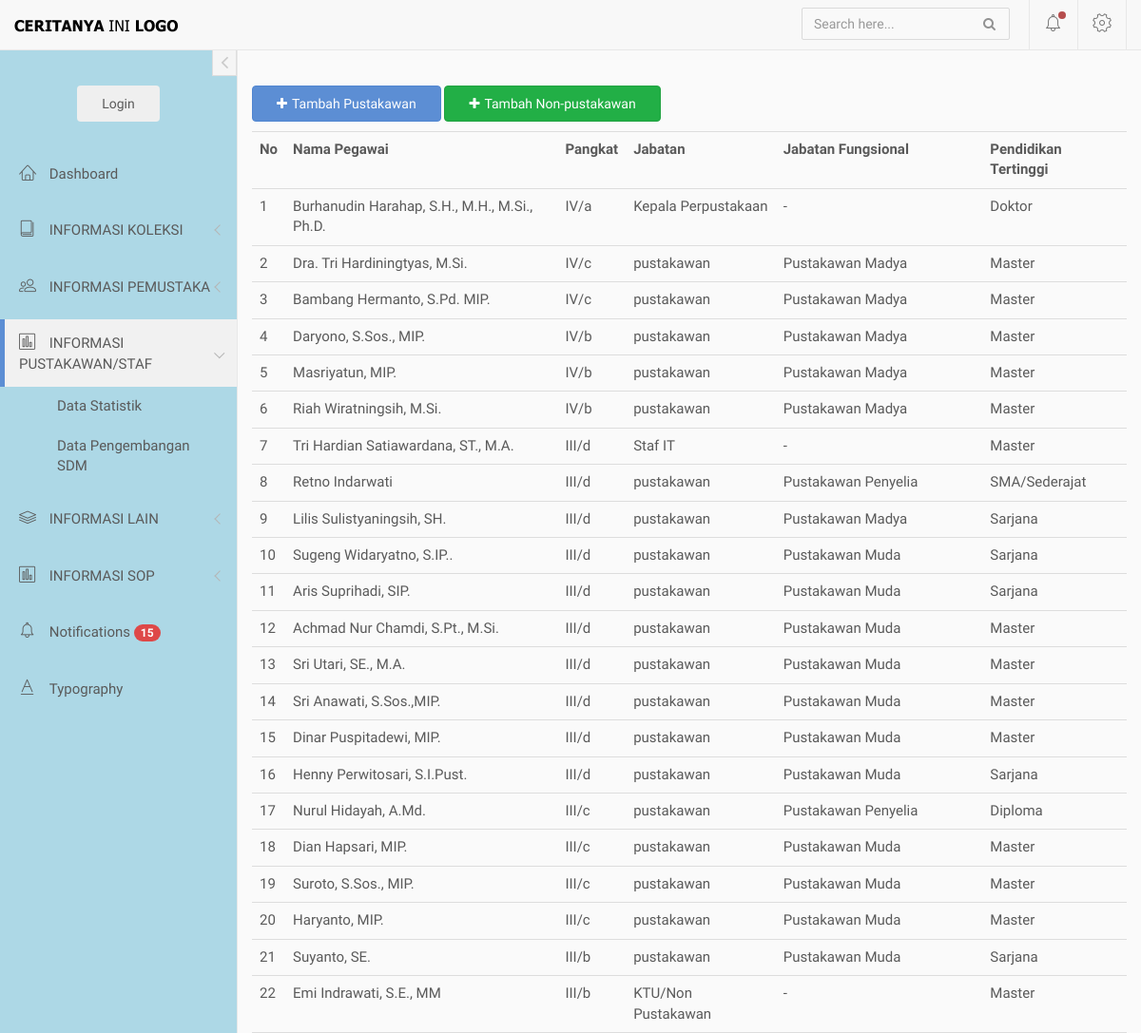
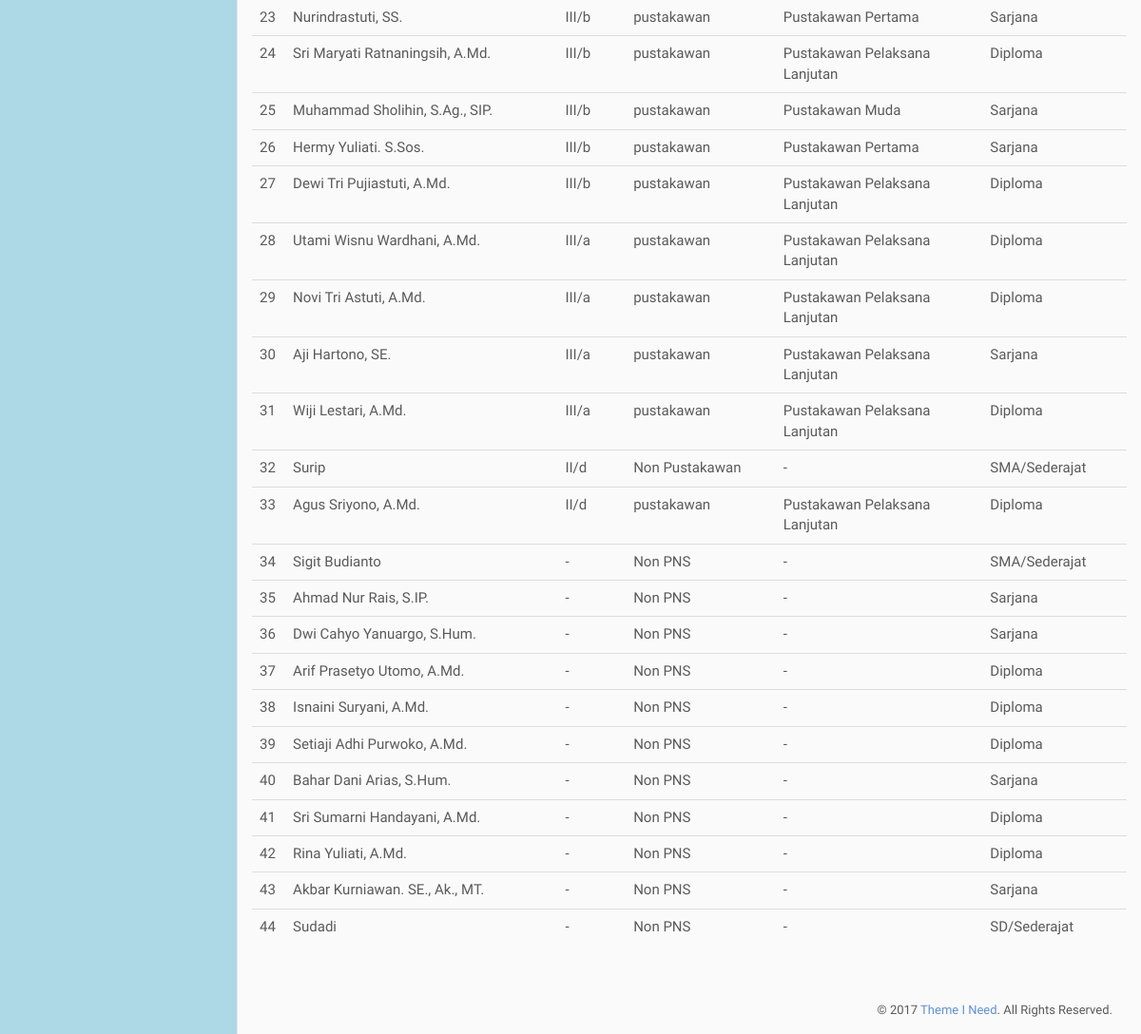
Page /index.php/pustakawan/daftar_staf on the committed database (2 pictures, top to bottom).
### tables this page shows
CREATE TABLE `list_pegawai` (
  `id` int(5) NOT NULL,
  `nama` varchar(50) NOT NULL,
  `pangkat` varchar(5) NOT NULL,
  `jabatan` varchar(50) NOT NULL,
  `fungsional` varchar(50) NOT NULL,
  `pendidikan` varchar(50) NOT NULL,
  `pendidikan_lain` varchar(50) NOT NULL,
  `pendidikan_tertinggi` varchar(20) NOT NULL,
  `status` varchar(25) NOT NULL,
  `update_id` int(50) NOT NULL
);

### application/controllers/pustakawan.php (called while the page is built, shortened)
<?php
    Class Pustakawan extends CI_Controller{
        public function __construct(){
            $this->load->model('m_main');
        }
        public function daftar_staf(){
            $data['akses'] = $this->session->userdata('akses');
            $data['pustakawan'] = $this->m_main->get_pegawai()->result();
            $this->load->view('diffdash/header');
            $this->load->view('diffdash/sidebar');
            $this->load->view('pustakawan/v_daftar_staf',$data);
            $this->load->view('diffdash/footer');
        }
    }
?>

### index.php (called while the page is built, shortened)
<?php
require_once BASEPATH.'core/CodeIgniter.php';

### application/models/m_main.php (called while the page is built, shortened)
<?php
    class M_main extends CI_Model{
        public function get_pegawai(){
            return $this->db->query('SELECT CASE when jabatan = "Kepala Perpustakaan" then 1 else 2 end as sort, t.* FROM list_pegawai as t
            order by sort, substring(pangkat,1,1) DESC, substring(pangkat, 2,1) DESC');
        }
    }
?>

### application/views/pustakawan/v_daftar_staf.php (the view, shortened to what this page needs)
<div>
    <div style="float:left;">
        <button class="btn btn-primary" style="margin-bottom : 10px" data-toggle="modal" data-target="#tambahpustakawan"><i class="fa fa-plus"></i>Tambah Pustakawan</button>
        <button class="btn btn-success" style="margin-bottom : 10px" data-toggle="modal" data-target="#tambahnonpustakawan"><i class="fa fa-plus"></i>Tambah Non-pustakawan</button>
    </div>
    <table class="table">
        <tr>
            <th>No</th>
            <th>Nama Pegawai</th>
            <th>Pangkat</th>
            <th>Jabatan</th>
            <th>Jabatan Fungsional</th>
            <th>Pendidikan Tertinggi</th>
        </tr>
         <?php $no = 1;
        foreach($pustakawan as $row): ?>
            <tr>
                <td><?php echo $no++ ?></td>
                <td><?php echo $row->nama ?></td>
                <td><?php if ($row->pangkat == "4c") {echo "IV/c";}
                          else if ($row->pangkat == "4b") {echo "IV/b";}
                          else if ($row->pangkat == "4a") {echo "IV/a";}
                          else if ($row->pangkat == "3d") {echo "III/d";}
                          else if ($row->pangkat == "3c") {echo "III/c";}
                          else if ($row->pangkat == "3b") {echo "III/b";}
                          else if ($row->pangkat == "3a") {echo "III/a";}
                          else if ($row->pangkat == "2d") {echo "II/d";}
                          else echo $row->pangkat ?></td>
                <td><?php echo $row->jabatan ?></td>
                <td><?php echo $row->fungsional ?></td>
                <td><?php echo $row->pendidikan_tertinggi ?></td>
            </tr>
            <?php endforeach; ?>
    </table>
</div>

### assets/css/main.css (style rules this page uses)
body { background-color: #fafafa; font-family: "Source Sans Pro", sans-serif; font-size: 15px; color: #5A5A5A; }
.btn { padding: 8px 25px; }
.btn i:first-child { margin-right: 5px; }
.btn-primary { background-color: #5c8ed4; border-color: #5086d1; }
.btn-success { background-color: #22af46; border-color: #20a241; }

### rows in the picture
list_pegawai: nama "Burhanudin Harahap, S.H., M.H., M.Si., Ph.D.", pangkat "IV/a", jabatan "Kepala Perpustakaan", fungsional "-", pendidikan_tertinggi "Doktor"
list_pegawai: nama "Dra. Tri Hardiningtyas, M.Si.", pangkat "IV/c", jabatan "pustakawan", fungsional "Pustakawan Madya", pendidikan_tertinggi "Master"
list_pegawai: nama "Bambang Hermanto, S.Pd. MIP.", pangkat "IV/c", jabatan "pustakawan", fungsional "Pustakawan Madya", pendidikan_tertinggi "Master"
list_pegawai: nama "Daryono, S.Sos., MIP.", pangkat "IV/b", jabatan "pustakawan", fungsional "Pustakawan Madya", pendidikan_tertinggi "Master"
list_pegawai: nama "Masriyatun, MIP.", pangkat "IV/b", jabatan "pustakawan", fungsional "Pustakawan Madya", pendidikan_tertinggi "Master"
list_pegawai: nama "Riah Wiratningsih, M.Si.", pangkat "IV/b", jabatan "pustakawan", fungsional "Pustakawan Madya", pendidikan_tertinggi "Master"
list_pegawai: nama "Tri Hardian Satiawardana, ST., M.A.", pangkat "III/d", jabatan "Staf IT", fungsional "-", pendidikan_tertinggi "Master"
list_pegawai: nama "Retno Indarwati", pangkat "III/d", jabatan "pustakawan", fungsional "Pustakawan Penyelia", pendidikan_tertinggi "SMA/Sederajat"
list_pegawai: nama "Lilis Sulistyaningsih, SH.", pangkat "III/d", jabatan "pustakawan", fungsional "Pustakawan Madya", pendidikan_tertinggi "Sarjana"
list_pegawai: nama "Sugeng Widaryatno, S.IP..", pangkat "III/d", jabatan "pustakawan", fungsional "Pustakawan Muda", pendidikan_tertinggi "Sarjana"
list_pegawai: nama "Aris Suprihadi, SIP.", pangkat "III/d", jabatan "pustakawan", fungsional "Pustakawan Muda", pendidikan_tertinggi "Sarjana"
list_pegawai: nama "Achmad Nur Chamdi, S.Pt., M.Si.", pangkat "III/d", jabatan "pustakawan", fungsional "Pustakawan Muda", pendidikan_tertinggi "Master"
list_pegawai: nama "Sri Utari, SE., M.A.", pangkat "III/d", jabatan "pustakawan", fungsional "Pustakawan Muda", pendidikan_tertinggi "Master"
list_pegawai: nama "Sri Anawati, S.Sos.,MIP.", pangkat "III/d", jabatan "pustakawan", fungsional "Pustakawan Muda", pendidikan_tertinggi "Master"
list_pegawai: nama "Dinar Puspitadewi, MIP.", pangkat "III/d", jabatan "pustakawan", fungsional "Pustakawan Muda", pendidikan_tertinggi "Master"
list_pegawai: nama "Henny Perwitosari, S.I.Pust.", pangkat "III/d", jabatan "pustakawan", fungsional "Pustakawan Muda", pendidikan_tertinggi "Sarjana"
list_pegawai: nama "Nurul Hidayah, A.Md.", pangkat "III/c", jabatan "pustakawan", fungsional "Pustakawan Penyelia", pendidikan_tertinggi "Diploma"
list_pegawai: nama "Dian Hapsari, MIP.", pangkat "III/c", jabatan "pustakawan", fungsional "Pustakawan Muda", pendidikan_tertinggi "Master"
list_pegawai: nama "Suroto, S.Sos., MIP.", pangkat "III/c", jabatan "pustakawan", fungsional "Pustakawan Muda", pendidikan_tertinggi "Master"
list_pegawai: nama "Haryanto, MIP.", pangkat "III/c", jabatan "pustakawan", fungsional "Pustakawan Muda", pendidikan_tertinggi "Master"
list_pegawai: nama "Suyanto, SE.", pangkat "III/b", jabatan "pustakawan", fungsional "Pustakawan Muda", pendidikan_tertinggi "Sarjana"
list_pegawai: nama "Emi Indrawati, S.E., MM", pangkat "III/b", jabatan "KTU/Non Pustakawan", fungsional "-", pendidikan_tertinggi "Master"
list_pegawai: nama "Nurindrastuti, SS.", pangkat "III/b", jabatan "pustakawan", fungsional "Pustakawan Pertama", pendidikan_tertinggi "Sarjana"
list_pegawai: nama "Sri Maryati Ratnaningsih, A.Md.", pangkat "III/b", jabatan "pustakawan", fungsional "Pustakawan Pelaksana Lanjutan", pendidikan_tertinggi "Diploma"
list_pegawai: nama "Muhammad Sholihin, S.Ag., SIP.", pangkat "III/b", jabatan "pustakawan", fungsional "Pustakawan Muda", pendidikan_tertinggi "Sarjana"
list_pegawai: nama "Hermy Yuliati. S.Sos.", pangkat "III/b", jabatan "pustakawan", fungsional "Pustakawan Pertama", pendidikan_tertinggi "Sarjana"
list_pegawai: nama "Dewi Tri Pujiastuti, A.Md.", pangkat "III/b", jabatan "pustakawan", fungsional "Pustakawan Pelaksana Lanjutan", pendidikan_tertinggi "Diploma"
list_pegawai: nama "Utami Wisnu Wardhani, A.Md.", pangkat "III/a", jabatan "pustakawan", fungsional "Pustakawan Pelaksana Lanjutan", pendidikan_tertinggi "Diploma"
list_pegawai: nama "Novi Tri Astuti, A.Md.", pangkat "III/a", jabatan "pustakawan", fungsional "Pustakawan Pelaksana Lanjutan", pendidikan_tertinggi "Diploma"
list_pegawai: nama "Aji Hartono, SE.", pangkat "III/a", jabatan "pustakawan", fungsional "Pustakawan Pelaksana Lanjutan", pendidikan_tertinggi "Sarjana"
list_pegawai: nama "Wiji Lestari, A.Md.", pangkat "III/a", jabatan "pustakawan", fungsional "Pustakawan Pelaksana Lanjutan", pendidikan_tertinggi "Diploma"
list_pegawai: nama "Surip", pangkat "II/d", jabatan "Non Pustakawan", fungsional "-", pendidikan_tertinggi "SMA/Sederajat"
list_pegawai: nama "Agus Sriyono, A.Md.", pangkat "II/d", jabatan "pustakawan", fungsional "Pustakawan Pelaksana Lanjutan", pendidikan_tertinggi "Diploma"
list_pegawai: nama "Sigit Budianto", pangkat "-", jabatan "Non PNS", fungsional "-", pendidikan_tertinggi "SMA/Sederajat"
list_pegawai: nama "Ahmad Nur Rais, S.IP.", pangkat "-", jabatan "Non PNS", fungsional "-", pendidikan_tertinggi "Sarjana"
list_pegawai: nama "Dwi Cahyo Yanuargo, S.Hum.", pangkat "-", jabatan "Non PNS", fungsional "-", pendidikan_tertinggi "Sarjana"
list_pegawai: nama "Arif Prasetyo Utomo, A.Md.", pangkat "-", jabatan "Non PNS", fungsional "-", pendidikan_tertinggi "Diploma"
list_pegawai: nama "Isnaini Suryani, A.Md.", pangkat "-", jabatan "Non PNS", fungsional "-", pendidikan_tertinggi "Diploma"
list_pegawai: nama "Setiaji Adhi Purwoko, A.Md.", pangkat "-", jabatan "Non PNS", fungsional "-", pendidikan_tertinggi "Diploma"
list_pegawai: nama "Bahar Dani Arias, S.Hum.", pangkat "-", jabatan "Non PNS", fungsional "-", pendidikan_tertinggi "Sarjana"
list_pegawai: nama "Sri Sumarni Handayani, A.Md.", pangkat "-", jabatan "Non PNS", fungsional "-", pendidikan_tertinggi "Diploma"
list_pegawai: nama "Rina Yuliati, A.Md.", pangkat "-", jabatan "Non PNS", fungsional "-", pendidikan_tertinggi "Diploma"
list_pegawai: nama "Akbar Kurniawan. SE., Ak., MT.", pangkat "-", jabatan "Non PNS", fungsional "-", pendidikan_tertinggi "Sarjana"
list_pegawai: nama "Sudadi", pangkat "-", jabatan "Non PNS", fungsional "-", pendidikan_tertinggi "SD/Sederajat"
